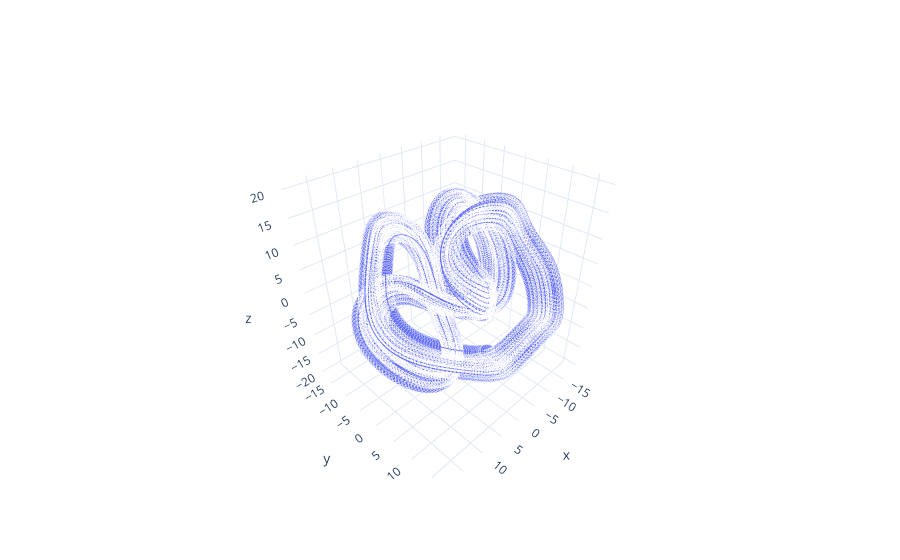

Notebook cell for this chart:
### Code cell
fig_2 = go.Figure()

fig_2.add_trace(go.Scatter3d(x=X_tsne[:,0],
                             y=X_tsne[:,1],
                             z=X_tsne[:,2],
                             #mode='markers',
                             marker=dict(
                                 size=np.ones(len(X_tsne[:,0]))*10,
                                 sizemode='diameter'
                             )
                            )
                )


fig_2.layout.template = 'plotly_white'
fig_2.show()

### Figure 1 — Plotly figure (JSON) as saved in the notebook; plotly's stock layout.template omitted (floating-point values rounded to 4 significant figures; data arrays with more than 128 entries replaced by an {"elided": "..."} marker saying what was removed)
{"data": [{"marker": {"size": {"elided": "4001 int values"}, "sizemode": "diameter"}, "type": "scatter3d", "x": {"elided": "4001 float values"}, "y": {"elided": "4001 float values"}, "z": {"elided": "4001 float values"}}], "layout": {}}
